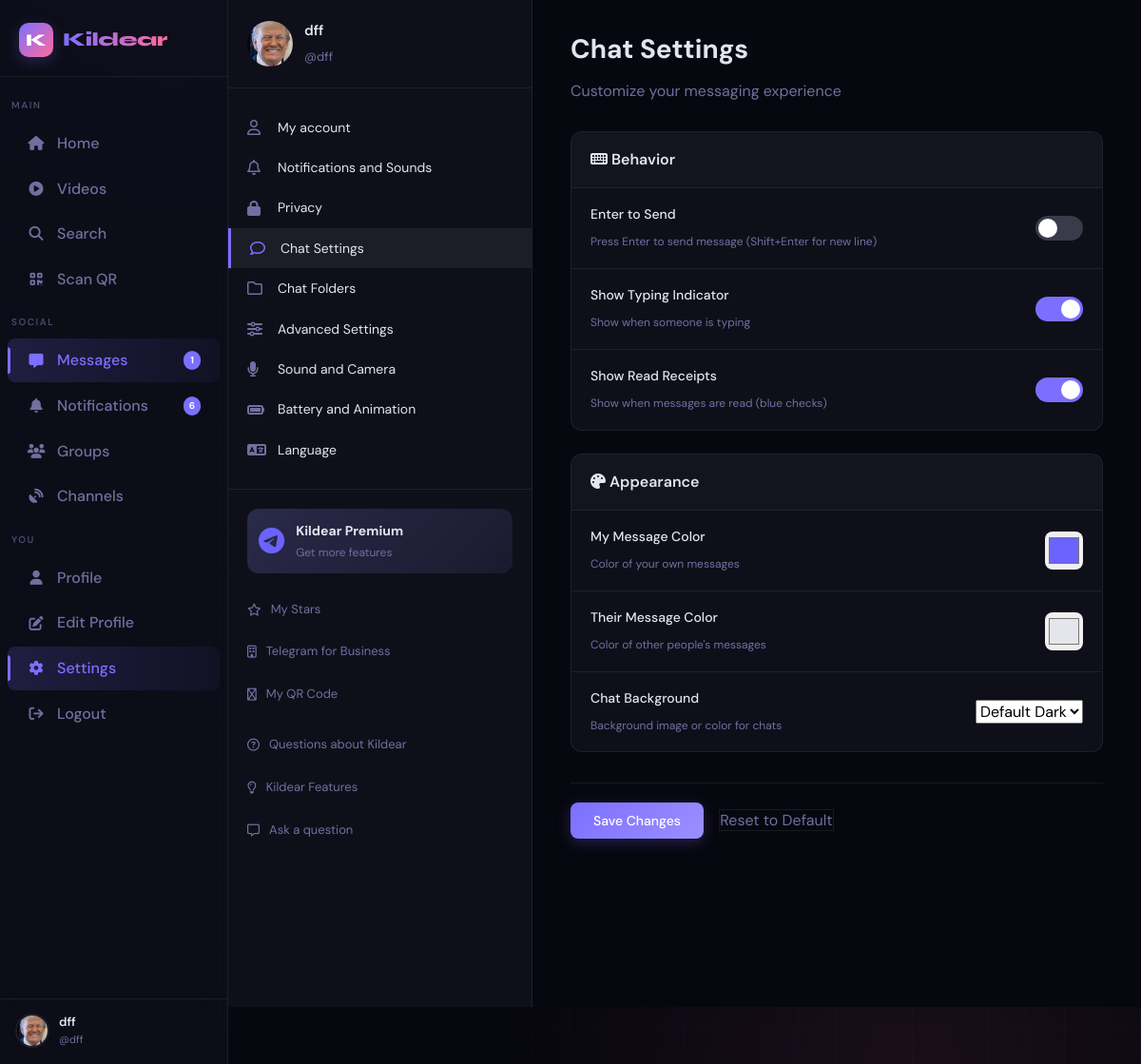
The app's page /settings/chats (signed in) with its own data.
### app.py (models this page shows, shortened)
class User(UserMixin, db.Model):
    id = db.Column(db.Integer, primary_key=True)
    username = db.Column(db.String(40), unique=True, nullable=False)
    email = db.Column(db.String(120), unique=True, nullable=False)
    password_hash = db.Column(db.String(256), nullable=False)
    display_name = db.Column(db.String(60), default="")
    bio = db.Column(db.String(500), default="")
    preset_avatar = db.Column(db.Integer, default=1)
    preset_cover = db.Column(db.Integer, nullable=True)
    can_upload_custom_avatar = db.Column(db.Boolean, default=False)
    can_upload_custom_cover = db.Column(db.Boolean, default=False)
    custom_avatar = db.Column(db.String(300), nullable=True)
    custom_cover = db.Column(db.String(300), nullable=True)
    website = db.Column(db.String(200), default="")
    location = db.Column(db.String(100), default="")
    accent_color = db.Column(db.String(7), default="#6c63ff")
    is_private = db.Column(db.Boolean, default=False)
    is_verified = db.Column(db.Boolean, default=False)
    is_banned = db.Column(db.Boolean, default=False)
    is_admin = db.Column(db.Boolean, default=False)
    is_moderator = db.Column(db.Boolean, default=False)
    is_online = db.Column(db.Boolean, default=False)
    last_seen = db.Column(db.DateTime, default=datetime.utcnow)
    created_at = db.Column(db.DateTime, default=datetime.utcnow)
    two_factor_enabled = db.Column(db.Boolean, default=False)
    two_factor_secret = db.Column(db.String(32), nullable=True)
    following = db.relationship(
        "User", secondary=follows,
        primaryjoin=follows.c.follower_id == id,
        secondaryjoin=follows.c.followed_id == id,
        backref=db.backref("followers", lazy="dynamic"),
        lazy="dynamic"
    )
    blocked_users = db.relationship(
        "User", secondary=blocks,
        primaryjoin=blocks.c.blocker_id == id,
        secondaryjoin=blocks.c.blocked_id == id,
        backref=db.backref("blocked_by", lazy="dynamic"),
        lazy="dynamic"
    )
    posts = db.relationship("Post", backref="author", lazy="dynamic", foreign_keys="Post.user_id")
    sent_msgs = db.relationship("Message", backref="sender", lazy="dynamic", foreign_keys="Message.sender_id")
    recv_msgs = db.relationship("Message", backref="receiver", lazy="dynamic", foreign_keys="Message.receiver_id")
    notifications = db.relationship("Notification", backref="recipient", lazy="dynamic",
                                    foreign_keys="Notification.user_id")
    comments = db.relationship("Comment", backref="author", lazy="dynamic")
    owned_groups = db.relationship("Group", backref="owner", lazy="dynamic")
    owned_channels = db.relationship("Channel", backref="owner", lazy="dynamic")
    login_history = db.relationship("LoginHistory", backref="user", lazy="dynamic")
    @property
    def avatar_url(self):
        if self.custom_avatar and self.can_upload_custom_avatar:
            return self.custom_avatar
        if self.preset_avatar and self.preset_avatar in PRESET_AVATARS:
            return PRESET_AVATARS[self.preset_avatar]
        return PRESET_AVATARS[1]
    def get_settings(self):
        if not hasattr(self, '_settings_cache'):
            settings = UserSettings.query.filter_by(user_id=self.id).first()
            if not settings:
                settings = UserSettings(user_id=self.id)
                db.session.add(settings)
                db.session.commit()
            self._settings_cache = settings
        return self._settings_cache

class UserSettings(db.Model):
    id = db.Column(db.Integer, primary_key=True)
    user_id = db.Column(db.Integer, db.ForeignKey("user.id"), nullable=False, unique=True)
    notify_likes = db.Column(db.Boolean, default=True)
    notify_comments = db.Column(db.Boolean, default=True)
    notify_follows = db.Column(db.Boolean, default=True)
    notify_messages = db.Column(db.Boolean, default=True)
    notify_voice_messages = db.Column(db.Boolean, default=True)
    notify_calls = db.Column(db.Boolean, default=True)
    notify_group_posts = db.Column(db.Boolean, default=True)
    notify_channel_posts = db.Column(db.Boolean, default=True)
    sound_enabled = db.Column(db.Boolean, default=True)
    sound_volume = db.Column(db.Integer, default=70)
    call_sound_enabled = db.Column(db.Boolean, default=True)
    notification_sound = db.Column(db.String(50), default="default")
    show_last_seen = db.Column(db.Boolean, default=True)
    show_online_status = db.Column(db.Boolean, default=True)
    allow_messages_from = db.Column(db.String(20), default="everyone")
    allow_calls_from = db.Column(db.String(20), default="everyone")
    allow_voice_messages_from = db.Column(db.String(20), default="everyone")
    show_profile_photo = db.Column(db.Boolean, default=True)
    show_bio = db.Column(db.Boolean, default=True)
    chat_background = db.Column(db.String(200), default="")
    bubble_color_own = db.Column(db.String(7), default="#6c63ff")
    bubble_color_other = db.Column(db.String(7), default="#e4e6eb")
    enter_to_send = db.Column(db.Boolean, default=False)
    show_typing = db.Column(db.Boolean, default=True)
    show_read_receipts = db.Column(db.Boolean, default=True)
    theme = db.Column(db.String(20), default="dark")
    font_size = db.Column(db.String(10), default="medium")
    chat_font_size = db.Column(db.String(10), default="medium")
    default_scale = db.Column(db.Integer, default=100)
    animations_enabled = db.Column(db.Boolean, default=True)
    animation_speed = db.Column(db.String(10), default="normal")
    language = db.Column(db.String(10), default="ru")
    folders_data = db.Column(db.Text, default="[]")
    save_edited_messages = db.Column(db.Boolean, default=True)
    auto_delete_messages = db.Column(db.Integer, default=0)
    data_saver_mode = db.Column(db.Boolean, default=False)
    auto_play_videos = db.Column(db.Boolean, default=True)
    auto_play_gifs = db.Column(db.Boolean, default=True)
    camera_enabled = db.Column(db.Boolean, default=True)
    mic_enabled = db.Column(db.Boolean, default=True)
    battery_saver_mode = db.Column(db.Boolean, default=False)
    reduce_animations = db.Column(db.Boolean, default=False)
    created_at = db.Column(db.DateTime, default=datetime.utcnow)
    updated_at = db.Column(db.DateTime, default=datetime.utcnow, onupdate=datetime.utcnow)
    user = db.relationship("User", backref=db.backref("settings", uselist=False))

### app.py (the view, shortened to what this page needs)
@app.route("/settings/chats", methods=["GET", "POST"])
@login_required
def settings_chats():
    settings = current_user.get_settings()
    return render_template("settings/chats.html", settings=settings)

### templates/settings/chats.html (shortened to what this page needs)
{% extends "base.html" %}
{% block content %}
<div class="settings-container">
    <div class="settings-sidebar">
        {% include "settings/_sidebar.html" %}
    </div>
    <div class="settings-content">
        <h1>Chat Settings</h1>
        <p class="settings-subtitle">Customize your messaging experience</p>
        <form id="chats-form" class="settings-form">
            <div class="settings-section">
                <h3><i class="fa-solid fa-keyboard"></i> Behavior</h3>
                <div class="setting-item">
                    <div class="setting-info">
                        <label>Enter to Send</label>
                        <span class="setting-desc">Press Enter to send message (Shift+Enter for new line)</span>
                    </div>
                    <label class="toggle-switch">
                        <span class="toggle-slider"></span>
                    </label>
                </div>
                <div class="setting-item">
                    <div class="setting-info">
                        <label>Show Typing Indicator</label>
                        <span class="setting-desc">Show when someone is typing</span>
                    </div>
                    <label class="toggle-switch">
                        <span class="toggle-slider"></span>
                    </label>
                </div>
                <div class="setting-item">
                    <div class="setting-info">
                        <label>Show Read Receipts</label>
                        <span class="setting-desc">Show when messages are read (blue checks)</span>
                    </div>
                    <label class="toggle-switch">
                        <span class="toggle-slider"></span>
                    </label>
                </div>
            </div>
            <div class="settings-section">
                <h3><i class="fa-solid fa-palette"></i> Appearance</h3>
                <div class="setting-item">
                    <div class="setting-info">
                        <label>My Message Color</label>
                        <span class="setting-desc">Color of your own messages</span>
                    </div>
                    <input type="color" name="bubble_color_own" class="color-preview" value="{{ settings.bubble_color_own }}">
                </div>
                <div class="setting-item">
                    <div class="setting-info">
                        <label>Their Message Color</label>
                        <span class="setting-desc">Color of other people's messages</span>
                    </div>
                    <input type="color" name="bubble_color_other" class="color-preview" value="{{ settings.bubble_color_other }}">
                </div>
                <div class="setting-item">
                    <div class="setting-info">
                        <label>Chat Background</label>
                        <span class="setting-desc">Background image or color for chats</span>
                    </div>
                    <select name="chat_background" class="setting-select">
                        <option value="">Default Dark</option>
                    </select>
                </div>
            </div>
            <div class="settings-actions">
                <button type="submit" class="btn-primary">Save Changes</button>
                <button type="button" class="btn-outline" onclick="resetChatSettings()" style="margin-left: 12px;">Reset to Default</button>
            </div>
        </form>
    </div>
</div>
{% endblock %}

### templates/base.html (shortened to what this page needs)
<!DOCTYPE html>
<html lang="en" data-theme="dark">
<head>
  <link rel="stylesheet" href="https://cdnjs.cloudflare.com/ajax/libs/font-awesome/6.5.0/css/all.min.css"/>
</head>
<body>
<nav class="sidebar" id="sidebar">
  <a href="{{ url_for('index') }}" class="sidebar-logo">
    <div class="logo-mark">K</div>
    <span class="logo-text">Kildear</span>
  </a>
  <span class="nav-section">Main</span>
  <a href="{{ url_for('index') }}" class="nav-item {% if request.endpoint == 'index' %}active{% endif %}">
    <i class="fa-solid fa-house"></i> Home
  </a>
  <a href="{{ url_for('video_feed') }}" class="nav-item {% if request.endpoint == 'video_feed' %}active{% endif %}">
    <i class="fa-solid fa-play-circle"></i> Videos
  </a>
  <a href="{{ url_for('search') }}" class="nav-item {% if request.endpoint == 'search' %}active{% endif %}">
    <i class="fa-solid fa-magnifying-glass"></i> Search
  </a>
  <a href="{{ url_for('scan_qr_page') }}" class="nav-item {% if request.endpoint == 'scan_qr_page' %}active{% endif %}">
    <i class="fa-solid fa-qrcode"></i> Scan QR
  </a>
  <span class="nav-section">Social</span>
  <a href="{{ url_for('chat_list') }}" class="nav-item {% if 'chat' in request.endpoint %}active{% endif %}">
    <i class="fa-solid fa-message"></i> Messages
    {% if unread_messages > 0 %}
      <span class="nav-badge">{{ unread_messages }}</span>
    {% endif %}
  </a>
  <a href="{{ url_for('notifications') }}" class="nav-item {% if request.endpoint == 'notifications' %}active{% endif %}">
    <i class="fa-solid fa-bell"></i> Notifications
    {% if notif_count > 0 %}
      <span class="nav-badge">{{ notif_count }}</span>
    {% endif %}
  </a>
  <a href="{{ url_for('groups') }}" class="nav-item {% if 'group' in request.endpoint %}active{% endif %}">
    <i class="fa-solid fa-users"></i> Groups
  </a>
  <a href="{{ url_for('channels') }}" class="nav-item {% if 'channel' in request.endpoint %}active{% endif %}">
    <i class="fa-solid fa-satellite-dish"></i> Channels
  </a>
  {% if current_user.is_authenticated %}
  <span class="nav-section">You</span>
  <a href="{{ url_for('profile', username=current_user.username) }}" class="nav-item {% if request.endpoint == 'profile' and request.view_args.get('username') == current_user.username %}active{% endif %}">
    <i class="fa-solid fa-user"></i> Profile
  </a>
  <a href="{{ url_for('edit_profile') }}" class="nav-item {% if request.endpoint == 'edit_profile' %}active{% endif %}">
    <i class="fa-solid fa-pen-to-square"></i> Edit Profile
  </a>
  <a href="{{ url_for('settings_index') }}" class="nav-item {% if 'settings' in request.endpoint %}active{% endif %}">
    <i class="fa-solid fa-gear"></i> Settings
  </a>
  <a href="{{ url_for('logout') }}" class="nav-item">
    <i class="fa-solid fa-arrow-right-from-bracket"></i> Logout
  </a>
  <div class="sidebar-user">
    <img src="{{ current_user.avatar_url }}" alt="" class="avatar"/>
    <div class="sidebar-user-info">
      <div class="name truncate">{{ current_user.display_name or current_user.username }}</div>
      <div class="handle">@{{ current_user.username }}</div>
    </div>
  </div>
  {% endif %}
</nav>
<div class="app-shell">
  <div class="main-content">
    {% block content %}{% endblock %}
  </div>
</div>
</body>
</html>

### templates/settings/_sidebar.html
<div class="settings-profile">
    <img src="{{ current_user.avatar_url }}" alt="{{ current_user.username }}" class="settings-avatar">
    <div class="settings-profile-info">
        <h3>{{ current_user.display_name or current_user.username }}</h3>
        <span>@{{ current_user.username }}</span>
    </div>
</div>
<nav class="settings-nav">
    <a href="{{ url_for('settings_account') }}" class="settings-nav-item {% if request.endpoint == 'settings_account' %}active{% endif %}">
        <i class="fa-regular fa-user"></i> My account
    </a>
    <a href="{{ url_for('settings_notifications') }}" class="settings-nav-item {% if request.endpoint == 'settings_notifications' %}active{% endif %}">
        <i class="fa-regular fa-bell"></i> Notifications and Sounds
    </a>
    <a href="{{ url_for('settings_privacy') }}" class="settings-nav-item {% if request.endpoint == 'settings_privacy' %}active{% endif %}">
        <i class="fa-solid fa-lock"></i> Privacy
    </a>
    <a href="{{ url_for('settings_chats') }}" class="settings-nav-item {% if request.endpoint == 'settings_chats' %}active{% endif %}">
        <i class="fa-regular fa-comment"></i> Chat Settings
    </a>
    <a href="{{ url_for('settings_folders') }}" class="settings-nav-item {% if request.endpoint == 'settings_folders' %}active{% endif %}">
        <i class="fa-regular fa-folder"></i> Chat Folders
    </a>
    <a href="{{ url_for('settings_advanced') }}" class="settings-nav-item {% if request.endpoint == 'settings_advanced' %}active{% endif %}">
        <i class="fa-solid fa-sliders"></i> Advanced Settings
    </a>
    <a href="{{ url_for('settings_sound') }}" class="settings-nav-item {% if request.endpoint == 'settings_sound' %}active{% endif %}">
        <i class="fa-solid fa-microphone"></i> Sound and Camera
    </a>
    <a href="{{ url_for('settings_battery') }}" class="settings-nav-item {% if request.endpoint == 'settings_battery' %}active{% endif %}">
        <i class="fa-solid fa-battery-full"></i> Battery and Animation
    </a>
    <a href="{{ url_for('settings_language') }}" class="settings-nav-item {% if request.endpoint == 'settings_language' %}active{% endif %}">
        <i class="fa-solid fa-language"></i> Language
    </a>
</nav>
<div class="settings-footer">
    <div class="settings-premium" onclick="if(typeof toast === 'function') toast('Premium coming soon!', 'info')">
        <i class="fa-brands fa-telegram"></i>
        <div>
            <h4>Kildear Premium</h4>
            <p>Get more features</p>
        </div>
    </div>
    <div class="settings-links">
        <a href="#"><i class="fa-regular fa-star"></i> My Stars</a>
        <a href="#"><i class="fa-regular fa-building"></i> Telegram for Business</a>
        <a href="#" onclick="if(typeof showMyQRCode === 'function') showMyQRCode(); return false;"><i class="fa-regular fa-gift"></i> My QR Code</a>
    </div>
    <div class="settings-help">
        <a href="#"><i class="fa-regular fa-circle-question"></i> Questions about Kildear</a>
        <a href="#"><i class="fa-regular fa-lightbulb"></i> Kildear Features</a>
        <a href="#"><i class="fa-regular fa-message"></i> Ask a question</a>
    </div>
</div>

### records on screen
User: display_name "dff", username "dff"
UserSettings: bubble_color_own "#6c63ff", bubble_color_other "#e4e6eb"

### other values on screen
{{ unread_messages }} "1"
{{ notif_count }} "6"
